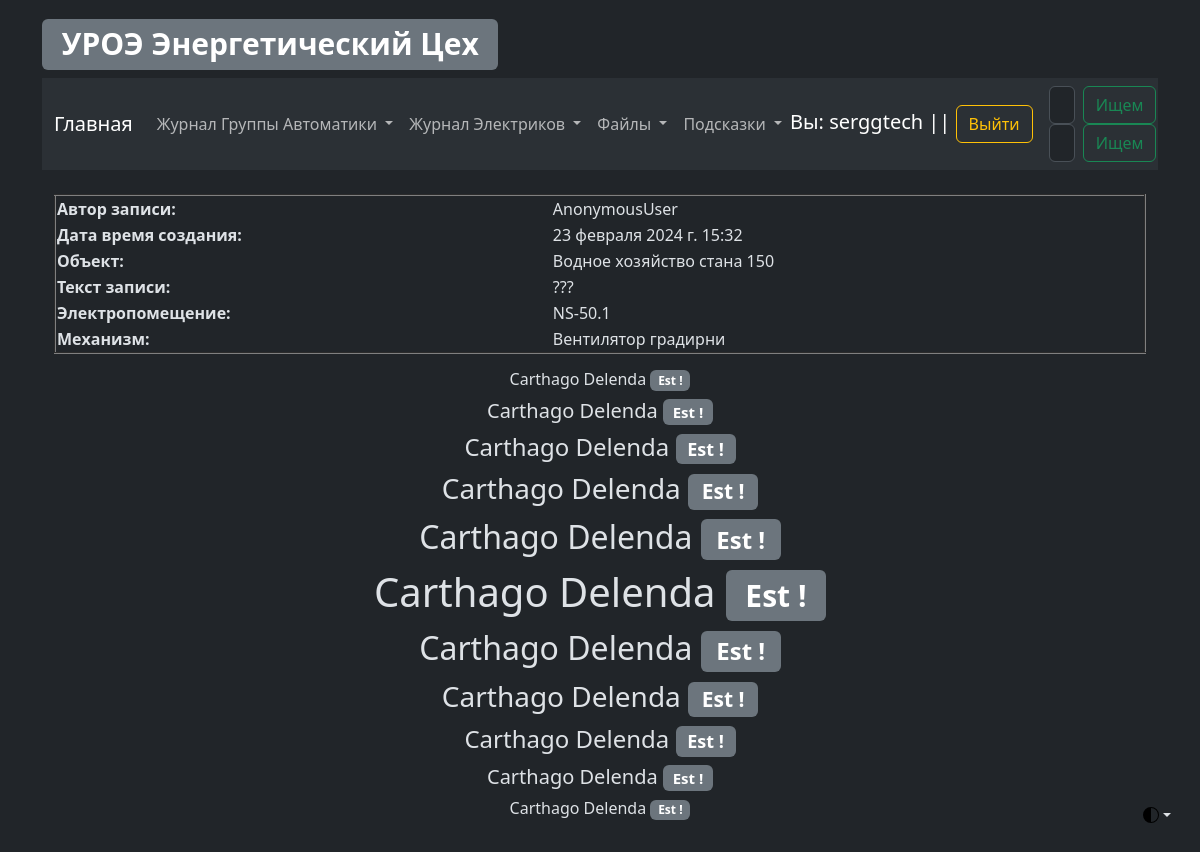
Screenshot of /elc/elc_log_view/details/log/4 (signed in) with the database file from the repository.
### elc/models.py (models this page shows, shortened)
class ElcLog(models.Model):
    record_text_title = models.CharField(
        verbose_name="Заголовок записи", max_length=100
    )
    record_text_full = models.TextField(verbose_name="Текст записи", max_length=9999)
    record_author = models.CharField(verbose_name="Автор записи", max_length=100)
    record_data_create = models.DateTimeField(
        verbose_name="Дата создания записи", auto_now_add=True, editable=False
    )
    record_data_update = models.DateTimeField(
        verbose_name="Дата редактирования записи", auto_now=True, editable=False
    )
    record_object = models.ForeignKey(
        EncObject,
        related_name="elc_log_object",
        on_delete=models.CASCADE,
        blank=True,
        verbose_name="Объект",
    )
    record_electrical_room = models.ForeignKey(
        EncElectricalRoom,
        related_name="elc_log_electrical_room",
        on_delete=models.CASCADE,
        blank=True,
        verbose_name="Электропомещение",
    )
    record_mechanism = models.ForeignKey(
        EncMechanism,
        related_name="elc_log_mechanism",
        on_delete=models.CASCADE,
        blank=True,
        verbose_name="Механизм",
    )
    class Meta:
        verbose_name = "Запись Элекриков"
        verbose_name_plural = "Записи Элекриков"

### Enc_object/models.py (models this page shows, shortened)
class EncObject(models.Model):
    title = models.CharField(verbose_name="Объект", max_length=100)
    title_description = models.CharField(
        verbose_name="Описание объекта", max_length=100
    )
    slug = models.SlugField(max_length=50, unique=True)
    def __str__(self):
        return f"{self.title}"
    class Meta:
        verbose_name = "Объект"
        verbose_name_plural = "Объекты"

class EncElectricalRoom(models.Model):
    title = models.CharField(verbose_name="Электропомещение", max_length=100)
    title_description = models.CharField(
        verbose_name="Описание Электропомещения", max_length=100
    )
    slug = models.SlugField(max_length=50, unique=True)
    def __str__(self):
        return f"{self.title}"
    class Meta:
        verbose_name = "Электропомещение"
        verbose_name_plural = "Электропомещения"

class EncMechanism(models.Model):
    title = models.CharField(verbose_name="Механизм", max_length=100)
    title_description = models.CharField(
        verbose_name="Описание механизма", max_length=100
    )
    slug = models.SlugField(max_length=50, unique=True)
    def __str__(self):
        return f"{self.title}"
    class Meta:
        verbose_name = "Механизм"
        verbose_name_plural = "Механизмы"

### elc/views.py (the view)
class ElcLogLogViewDetails(DetailView):
    model = ElcLog
    context_object_name = "log_view_details"

### elc/templates/elc/elclog_detail.html (shortened to what this page needs)
{% extends 'template_0.html' %}
{% block ElcLogViewDetails %}
<table align="center" border="2px" width="100%">
    <tr>
        <th>Автор записи:</th>
        <td>{{ log_view_details.record_author }}</td>
    </tr>
    <tr>
        <th>Дата время создания:</th>
        <td>{{ log_view_details.record_data_create }}</td>
    </tr>
    <tr>
        <th>Объект:</th>
        <td>{{ log_view_details.record_object }}</td>
    </tr>
    <tr>
        <th>Текст записи:</th>
        <td>{{ log_view_details.record_text_full }}</td>
    </tr>
    <tr>
        <th>Электропомещение:</th>
        <td>{{ log_view_details.record_electrical_room }}</td>
    </tr>
    <tr>
        <th>Механизм:</th>
        <td>{{ log_view_details.record_mechanism }}</td>
    </tr>
</table>
{% endblock %}

### templates/template_0.html (shortened to what this page needs)
{% load static %}
<!DOCTYPE html>
<html data-bs-theme="dark" lang="en">
<head>
    <link href="{% static 'css/bootstrap.min.css' %}" rel="stylesheet">
</head>
<body class="p-3 m-0 border-0 bd-example m-0 border-0">
<div class="dropdown position-fixed bottom-0 end-0 mb-3 me-3 bd-mode-toggle">
    <button aria-expanded="false"
            aria-label="Toggle theme (auto)"
            class="btn btn-bd-primary py-2 dropdown-toggle d-flex align-items-center"
            data-bs-toggle="dropdown"
            id="bd-theme"
            type="button">
        <svg class="bi my-1 theme-icon-active" height="1em" width="1em">
            <use href="#circle-half"></use>
        </svg>
    </button>
</div>
<main class="container">
    <a href="{% url 'main_page' %}"><h1><span class="badge bg-secondary">УРОЭ Энергетический Цех</span></h1></a>
    <nav class="navbar navbar-expand-lg bg-body-tertiary">
        <div class="container-fluid">
            <a class="navbar-brand" href="{% url 'main_page' %}">Главная</a>
            <div class="collapse navbar-collapse" id="navbarSupportedContent">
                <ul class="navbar-nav me-auto mb-2 mb-lg-0">
                    <li class="nav-item dropdown">
                        <a aria-expanded="false" class="nav-link dropdown-toggle" data-bs-toggle="dropdown" href="#"
                           role="button">
                            Журнал Группы Автоматики
                        </a>
                    </li>
                    <li class="nav-item dropdown">
                        <a aria-expanded="false" class="nav-link dropdown-toggle" data-bs-toggle="dropdown" href="#"
                           role="button">
                            Журнал Электриков
                        </a>
                    </li>
                    <li class="nav-item dropdown">
                        <a aria-expanded="false" class="nav-link dropdown-toggle" data-bs-toggle="dropdown" href="#"
                           role="button">
                            Файлы
                        </a>
                    </li>
                    <li class="nav-item dropdown">
                        <a aria-expanded="false" class="nav-link dropdown-toggle" data-bs-toggle="dropdown" href="#"
                           role="button">
                            Подсказки
                        </a>
                    </li>
                </ul>
                <div>
                    {% if request.user.is_authenticated %}
                    <div class="navbar-brand">
                        Вы: {{ request.user }} || <a class="btn btn-outline-warning"
                                                     href="{% url 'logout' %}">Выйти</a>
                    </div>
                    {% else %}
                    <div class="navbar-brand">
                        Вы: Гость || <a class="btn btn-outline-danger"
                                        href="{% url 'login' %}">Войти</a>
                    </div>
                    {% endif %}
                </div>
                <div>
                    <form action="{% url 'as_search_results' %}" class="d-flex" method="get" role="search">
                        <input aria-label="Search" class="form-control me-2" name="search" placeholder="Автоматчики"
                               type="search">
                        <button class="btn btn-outline-success" type="submit">Ищем</button>
                    </form>
                    <form action="{% url 'elc_search_results' %}" class="d-flex" method="get" role="search">
                        <input aria-label="Search" class="form-control me-2" name="search" placeholder="Электрики"
                               type="search">
                        <button class="btn btn-outline-success" type="submit">Ищем</button>
                    </form>
                </div>
            </div>
        </div>
    </nav>
    <div class="container">
        <br>
        {% if request.user.is_authenticated %}
        {% block ElcLogViewDetails %} {% endblock %}
        {% else %}
        {% block user_login %} {% endblock %}
        {% endif %}
        <div align="center" data-width="100%">
            <p>
            <h6>Carthago Delenda <span class="badge bg-secondary">Est !</span></h6>
            <h5>Carthago Delenda <span class="badge bg-secondary">Est !</span></h5>
            <h4>Carthago Delenda <span class="badge bg-secondary">Est !</span></h4>
            <h3>Carthago Delenda <span class="badge bg-secondary">Est !</span></h3>
            <h2>Carthago Delenda <span class="badge bg-secondary">Est !</span></h2>
            <h1>Carthago Delenda <span class="badge bg-secondary">Est !</span></h1>
            <h2>Carthago Delenda <span class="badge bg-secondary">Est !</span></h2>
            <h3>Carthago Delenda <span class="badge bg-secondary">Est !</span></h3>
            <h4>Carthago Delenda <span class="badge bg-secondary">Est !</span></h4>
            <h5>Carthago Delenda <span class="badge bg-secondary">Est !</span></h5>
            <h6>Carthago Delenda <span class="badge bg-secondary">Est !</span></h6>
            </p>
        </div>
    </div>
</main>
</body>
</html>

### rows the page displays
ElcLog: record_author "AnonymousUser", record_data_create "23 февраля 2024 г. 15:32", record_object "Водное хозяйство стана 150", record_text_full "???", record_electrical_room "NS-50.1", record_mechanism "Вентилятор градирни"

### other values shown
{{ request.user }} "serggtech"
